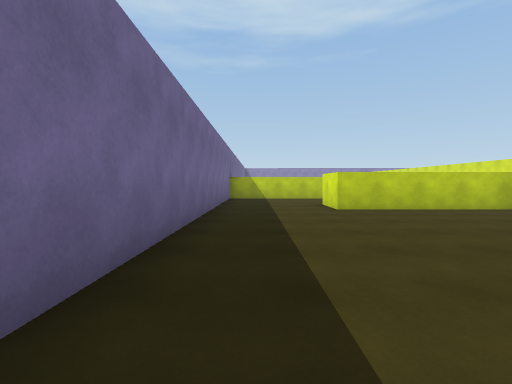
[1] (above)

23 first-person views from a walk through a 3-D level made in the Unity game engine. The camera is 1.3 m above the floor, tilts 2° down and sees 85° across. The floor is counted in squares, 2 m on a side. Each view is taken from the middle of a square. On the plan, view 1 faces up. The plan holds only what a view shows up to about 9 squares ahead; the rest is blank. The place goes on beyond the plan. The player is left out. Door leaves are left out, so doorways stand open. Surface patterns are stand-ins for the level's own textures.

[2]
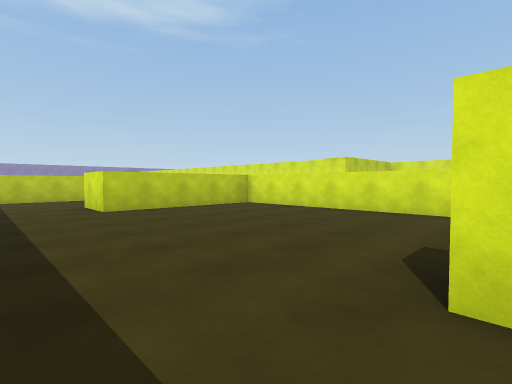

[3]
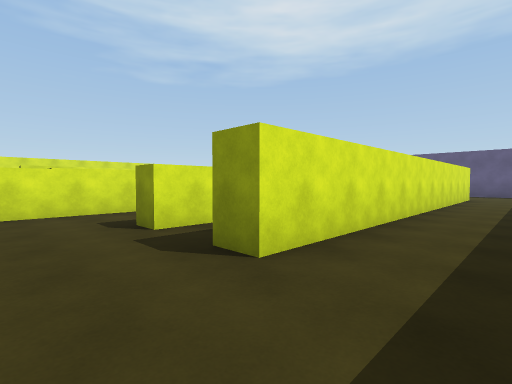

[4]
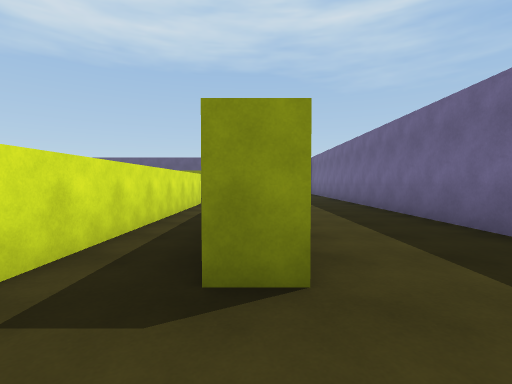

[5]
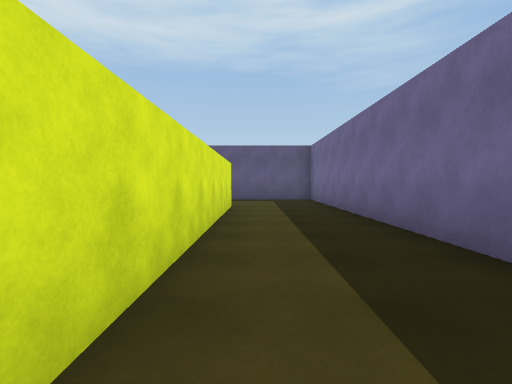

[6]
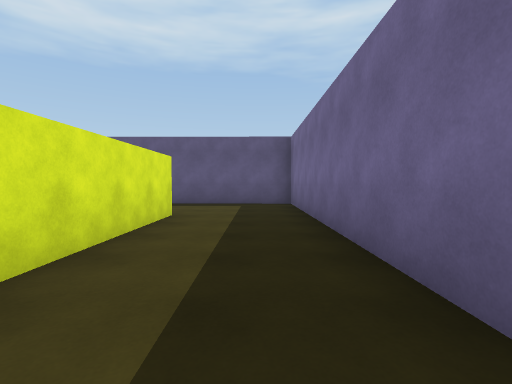

[7]
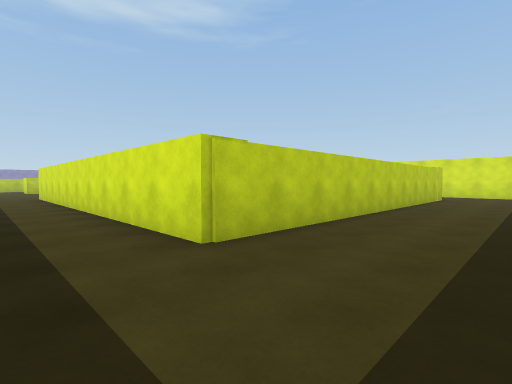

[8]
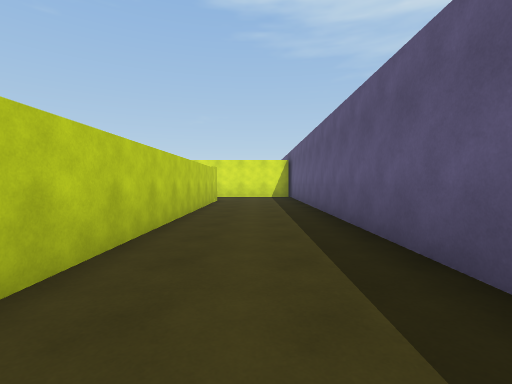

[9]
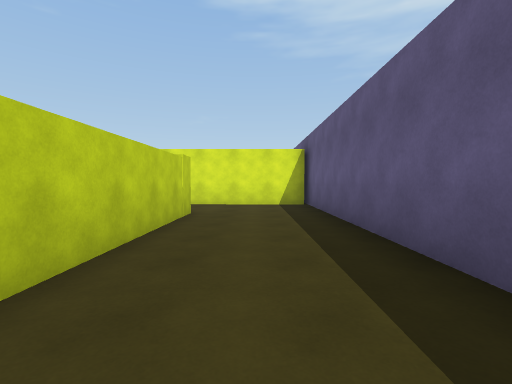

[10]
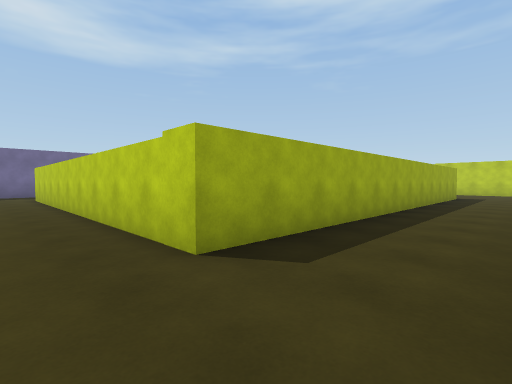

[11]
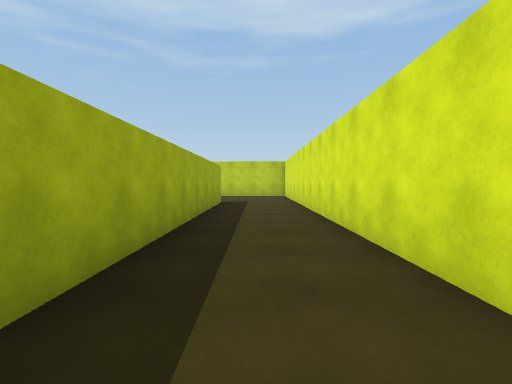

[12]
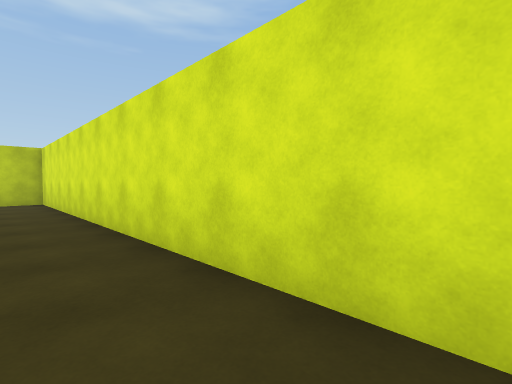

[13]
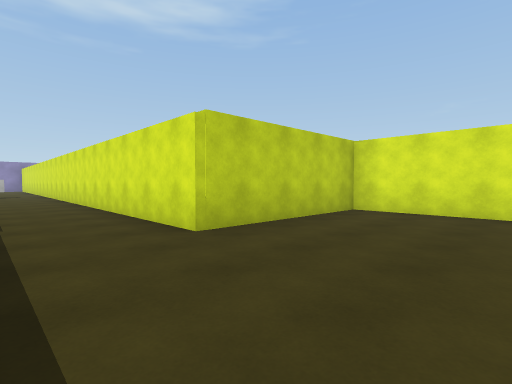

[14]
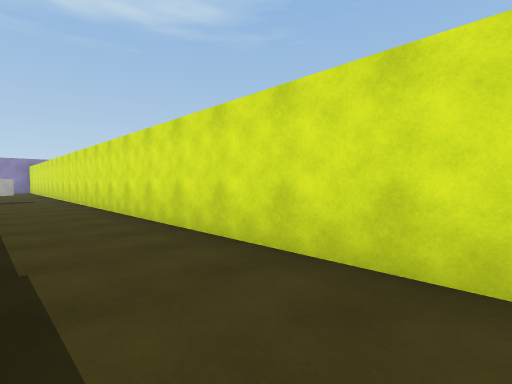

[15]
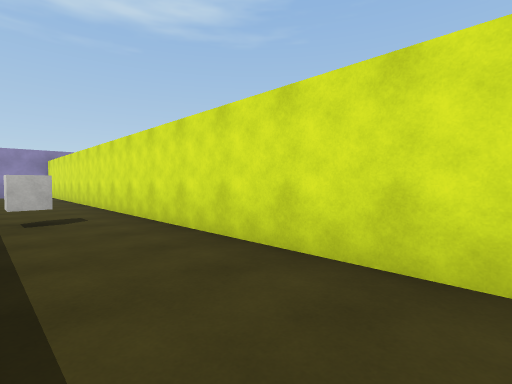

[16]
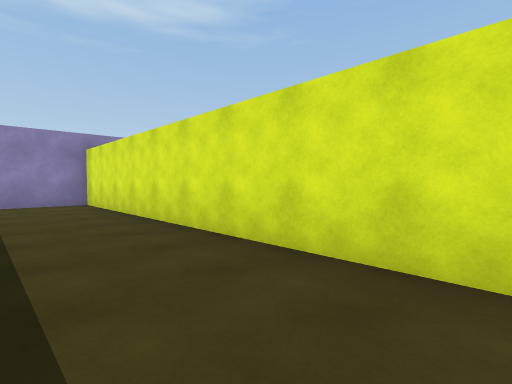

[17]
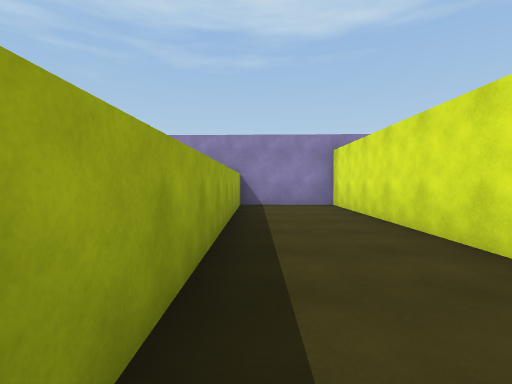

[18]
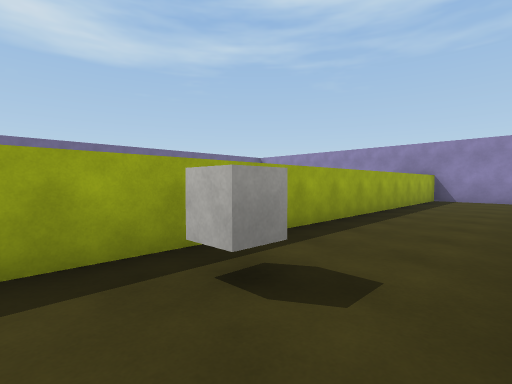

[19]
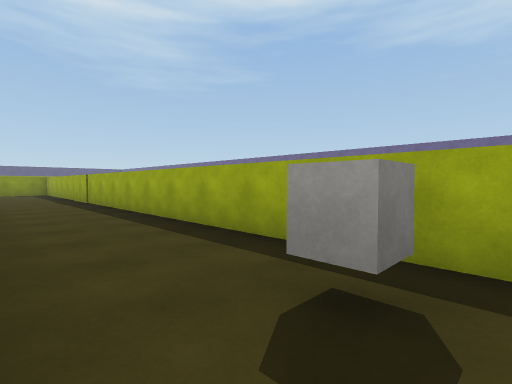

[20]
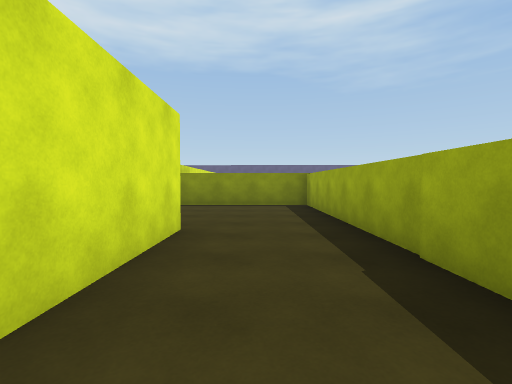

[21]
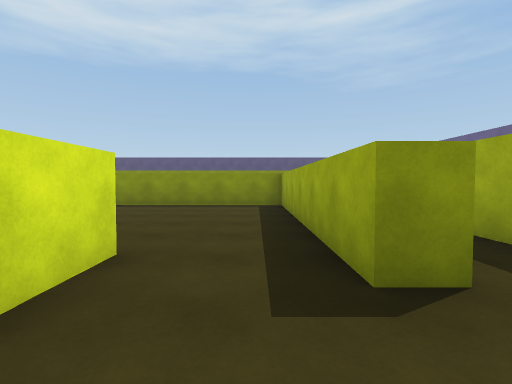

[22]
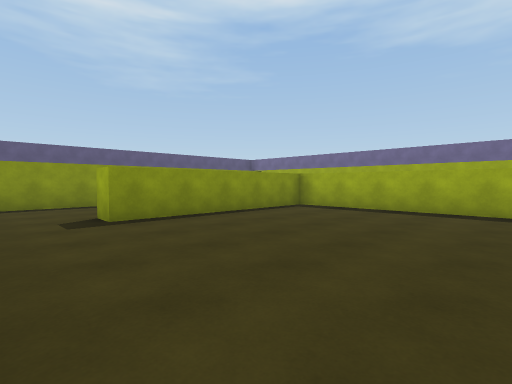

[23]
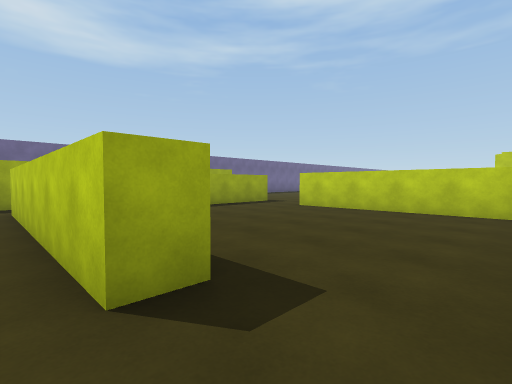

### Floor plan
Points are (right, up) in squares from view 1. A wall is a line through its corners. A room is listed if a view was taken in it or the views show most of it. See-through windows are left out.
Room 1 (views 1, 2, 3, 4, 5, 6, 21)
walls: (2.3, -0.9) (2.3, -1.5); (-1.1, -1.2) (-1.1, -10.5); (6.3, 0.5) (6.3, 6.6) (1.9, 6.6) (2, 8.2); (3.7, -6.5) (3.7, 0.3) (4.3, 0.3); (-1.1, 8.9) (-1.1, 1.1); (1.7, -10.6) (1.7, 0.3) (2.4, 0.3)
ways out: opening at (0.5, -11) to room 2; opening at (5.5, 0) to room 3; opening at (3, -7) to room 4; opening at (0.5, 7.5)
Room 2 (views 7, 8, 9, 10, 11, 12, 13, 14, 15, 16, 17, 18, 19, 20)
walls: (11.9, 0.9) (11.9, -10.6) (1.7, -10.6); (14.3, -6.7) (14.4, 5.1) (10, 5.2) (10.2, 27) (7.5, 27.1) (7.5, 1) (11.2, 1); (-1.1, -10.5) (-1.1, -13.5) (14.2, -13.5) (14.2, -10); (14.3, -13.5) (14.8, -13.5)
ways out: opening at (0.5, -11) to room 1
objects: cube (9, 17)
Room 3 (view 22)
walls: (10.7, -0.5) (6.3, -0.5) (6.3, 0.5); (4.3, 0.3) (4.3, -5.9) (9.5, -5.9)
ways out: opening at (5.5, 0) to room 1; opening at (10.5, -6) to room 4
Room 4 (view 23)
walls: (8.7, -9.4) (10.7, -9.4); (9.5, -5.9) (9.5, -6.6) (3.7, -6.5)
ways out: opening at (3, -7) to room 1; opening at (10.5, -6) to room 3

Positions as (right, up) in squares from view 1, and headings:
1: (0, 0), facing up
2: (0, 0), facing up-right
3: (0, 2), facing down-right
4: (2, 2), facing down
5: (1, -3), facing down
6: (0, -5), facing down
7: (0, -13), facing up-right
8: (2, -12), facing right
9: (6, -12), facing right
10: (14, -12), facing up-left
11: (13, -8), facing up
12: (13, -5), facing up-right
13: (8, 2), facing up-right
14: (8, 6), facing up-right
15: (8, 12), facing up-right
16: (8, 18), facing up-right
17: (8, 19), facing up
18: (10, 16), facing up-left
19: (10, 18), facing down-left
20: (9, 9), facing down
21: (5, 2), facing down
22: (11, -1), facing down-left
23: (11, -7), facing up-left
